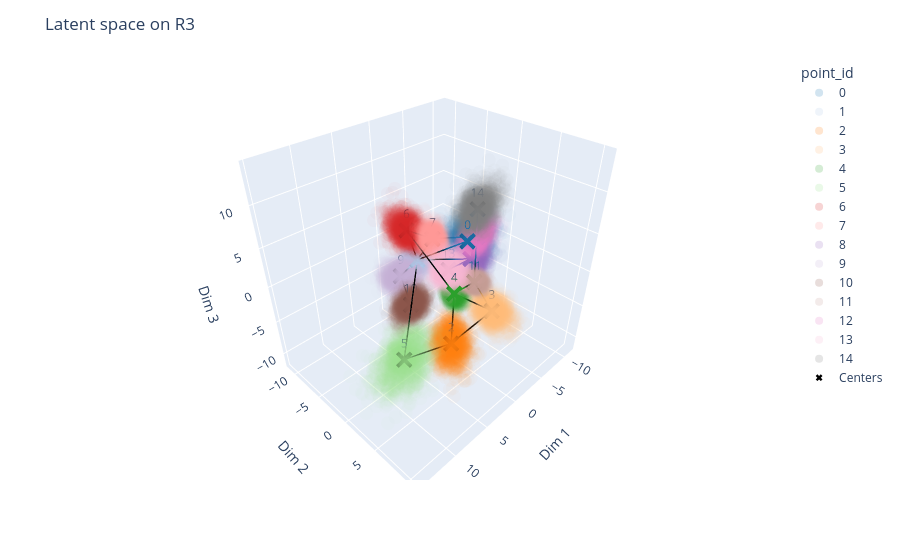
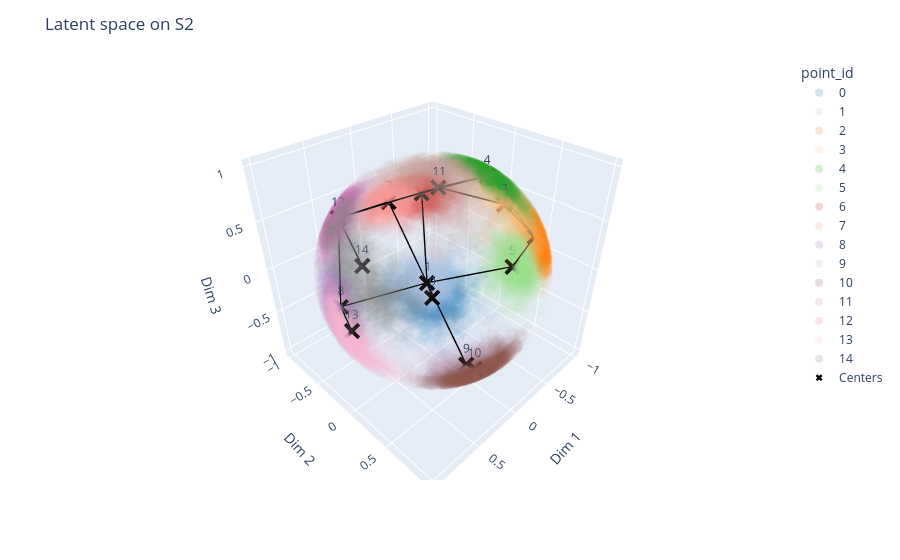

Source (notebook cell) for these figures, in order:
### Markdown cell above
# Visualization of latent spaces

### Code cell
plot_latent_space(resultsR2)
plot_latent_space(resultsR3)
plot_latent_space(resultsS1)
plot_latent_space(resultsS2)

### Figure 1 — Plotly figure (JSON) as saved in the notebook; plotly's stock layout.template omitted (floating-point values rounded to 4 significant figures; data arrays with more than 128 entries replaced by an {"elided": "..."} marker saying what was removed)
{"data": [{"customdata": {"elided": "1500x2 mixed values"}, "hovertemplate": "point_id=%{customdata[0]}<br>x=%{x}<br>y=%{y}<br>z=%{z}<br>sample_id=%{customdata[1]}<extra></extra>", "legendgroup": "0", "marker": {"color": "#1f77b4", "opacity": 0.025, "symbol": "circle"}, "mode": "markers", "name": "0", "scene": "scene", "showlegend": true, "type": "scatter3d", "x": {"elided": "1500 float values"}, "y": {"elided": "1500 float values"}, "z": {"elided": "1500 float values"}}, {"customdata": {"elided": "1500x2 mixed values"}, "hovertemplate": "point_id=%{customdata[0]}<br>x=%{x}<br>y=%{y}<br>z=%{z}<br>sample_id=%{customdata[1]}<extra></extra>", "legendgroup": "1", "marker": {"color": "#aec7e8", "opacity": 0.025, "symbol": "circle"}, "mode": "markers", "name": "1", "scene": "scene", "showlegend": true, "type": "scatter3d", "x": {"elided": "1500 float values"}, "y": {"elided": "1500 float values"}, "z": {"elided": "1500 float values"}}, {"customdata": {"elided": "1500x2 mixed values"}, "hovertemplate": "point_id=%{customdata[0]}<br>x=%{x}<br>y=%{y}<br>z=%{z}<br>sample_id=%{customdata[1]}<extra></extra>", "legendgroup": "2", "marker": {"color": "#ff7f0e", "opacity": 0.025, "symbol": "circle"}, "mode": "markers", "name": "2", "scene": "scene", "showlegend": true, "type": "scatter3d", "x": {"elided": "1500 float values"}, "y": {"elided": "1500 float values"}, "z": {"elided": "1500 float values"}}, {"customdata": {"elided": "1500x2 mixed values"}, "hovertemplate": "point_id=%{customdata[0]}<br>x=%{x}<br>y=%{y}<br>z=%{z}<br>sample_id=%{customdata[1]}<extra></extra>", "legendgroup": "3", "marker": {"color": "#ffbb78", "opacity": 0.025, "symbol": "circle"}, "mode": "markers", "name": "3", "scene": "scene", "showlegend": true, "type": "scatter3d", "x": {"elided": "1500 float values"}, "y": {"elided": "1500 float values"}, "z": {"elided": "1500 float values"}}, {"customdata": {"elided": "1500x2 mixed values"}, "hovertemplate": "point_id=%{customdata[0]}<br>x=%{x}<br>y=%{y}<br>z=%{z}<br>sample_id=%{customdata[1]}<extra></extra>", "legendgroup": "4", "marker": {"color": "#2ca02c", "opacity": 0.025, "symbol": "circle"}, "mode": "markers", "name": "4", "scene": "scene", "showlegend": true, "type": "scatter3d", "x": {"elided": "1500 float values"}, "y": {"elided": "1500 float values"}, "z": {"elided": "1500 float values"}}, {"customdata": {"elided": "1500x2 mixed values"}, "hovertemplate": "point_id=%{customdata[0]}<br>x=%{x}<br>y=%{y}<br>z=%{z}<br>sample_id=%{customdata[1]}<extra></extra>", "legendgroup": "5", "marker": {"color": "#98df8a", "opacity": 0.025, "symbol": "circle"}, "mode": "markers", "name": "5", "scene": "scene", "showlegend": true, "type": "scatter3d", "x": {"elided": "1500 float values"}, "y": {"elided": "1500 float values"}, "z": {"elided": "1500 float values"}}, {"customdata": {"elided": "1500x2 mixed values"}, "hovertemplate": "point_id=%{customdata[0]}<br>x=%{x}<br>y=%{y}<br>z=%{z}<br>sample_id=%{customdata[1]}<extra></extra>", "legendgroup": "6", "marker": {"color": "#d62728", "opacity": 0.025, "symbol": "circle"}, "mode": "markers", "name": "6", "scene": "scene", "showlegend": true, "type": "scatter3d", "x": {"elided": "1500 float values"}, "y": {"elided": "1500 float values"}, "z": {"elided": "1500 float values"}}, {"customdata": {"elided": "1500x2 mixed values"}, "hovertemplate": "point_id=%{customdata[0]}<br>x=%{x}<br>y=%{y}<br>z=%{z}<br>sample_id=%{customdata[1]}<extra></extra>", "legendgroup": "7", "marker": {"color": "#ff9896", "opacity": 0.025, "symbol": "circle"}, "mode": "markers", "name": "7", "scene": "scene", "showlegend": true, "type": "scatter3d", "x": {"elided": "1500 float values"}, "y": {"elided": "1500 float values"}, "z": {"elided": "1500 float values"}}, {"customdata": {"elided": "1500x2 mixed values"}, "hovertemplate": "point_id=%{customdata[0]}<br>x=%{x}<br>y=%{y}<br>z=%{z}<br>sample_id=%{customdata[1]}<extra></extra>", "legendgroup": "8", "marker": {"color": "#9467bd", "opacity": 0.025, "symbol": "circle"}, "mode": "markers", "name": "8", "scene": "scene", "showlegend": true, "type": "scatter3d", "x": {"elided": "1500 float values"}, "y": {"elided": "1500 float values"}, "z": {"elided": "1500 float values"}}, {"customdata": {"elided": "1500x2 mixed values"}, "hovertemplate": "point_id=%{customdata[0]}<br>x=%{x}<br>y=%{y}<br>z=%{z}<br>sample_id=%{customdata[1]}<extra></extra>", "legendgroup": "9", "marker": {"color": "#c5b0d5", "opacity": 0.025, "symbol": "circle"}, "mode": "markers", "name": "9", "scene": "scene", "showlegend": true, "type": "scatter3d", "x": {"elided": "1500 float values"}, "y": {"elided": "1500 float values"}, "z": {"elided": "1500 float values"}}, {"customdata": {"elided": "1500x2 mixed values"}, "hovertemplate": "point_id=%{customdata[0]}<br>x=%{x}<br>y=%{y}<br>z=%{z}<br>sample_id=%{customdata[1]}<extra></extra>", "legendgroup": "10", "marker": {"color": "#8c564b", "opacity": 0.025, "symbol": "circle"}, "mode": "markers", "name": "10", "scene": "scene", "showlegend": true, "type": "scatter3d", "x": {"elided": "1500 float values"}, "y": {"elided": "1500 float values"}, "z": {"elided": "1500 float values"}}, {"customdata": {"elided": "1500x2 mixed values"}, "hovertemplate": "point_id=%{customdata[0]}<br>x=%{x}<br>y=%{y}<br>z=%{z}<br>sample_id=%{customdata[1]}<extra></extra>", "legendgroup": "11", "marker": {"color": "#c49c94", "opacity": 0.025, "symbol": "circle"}, "mode": "markers", "name": "11", "scene": "scene", "showlegend": true, "type": "scatter3d", "x": {"elided": "1500 float values"}, "y": {"elided": "1500 float values"}, "z": {"elided": "1500 float values"}}, {"customdata": {"elided": "1500x2 mixed values"}, "hovertemplate": "point_id=%{customdata[0]}<br>x=%{x}<br>y=%{y}<br>z=%{z}<br>sample_id=%{customdata[1]}<extra></extra>", "legendgroup": "12", "marker": {"color": "#e377c2", "opacity": 0.025, "symbol": "circle"}, "mode": "markers", "name": "12", "scene": "scene", "showlegend": true, "type": "scatter3d", "x": {"elided": "1500 float values"}, "y": {"elided": "1500 float values"}, "z": {"elided": "1500 float values"}}, {"customdata": {"elided": "1500x2 mixed values"}, "hovertemplate": "point_id=%{customdata[0]}<br>x=%{x}<br>y=%{y}<br>z=%{z}<br>sample_id=%{customdata[1]}<extra></extra>", "legendgroup": "13", "marker": {"color": "#f7b6d2", "opacity": 0.025, "symbol": "circle"}, "mode": "markers", "name": "13", "scene": "scene", "showlegend": true, "type": "scatter3d", "x": {"elided": "1500 float values"}, "y": {"elided": "1500 float values"}, "z": {"elided": "1500 float values"}}, {"customdata": {"elided": "1500x2 mixed values"}, "hovertemplate": "point_id=%{customdata[0]}<br>x=%{x}<br>y=%{y}<br>z=%{z}<br>sample_id=%{customdata[1]}<extra></extra>", "legendgroup": "14", "marker": {"color": "#7f7f7f", "opacity": 0.025, "symbol": "circle"}, "mode": "markers", "name": "14", "scene": "scene", "showlegend": true, "type": "scatter3d", "x": {"elided": "1500 float values"}, "y": {"elided": "1500 float values"}, "z": {"elided": "1500 float values"}}, {"marker": {"color": "black", "size": 6, "symbol": "x"}, "mode": "markers+text", "name": "Centers", "text": ["0", "1", "2", "3", "4", "5", "6", "7", "8", "9", "10", "11", "12", "13", "14"], "textposition": "top center", "type": "scatter3d", "x": [2.192, 0.5701, 4.389, -0.03124, 1.933, 8.645, 2.101, 0.89, -6.561, 0.5817, 2.095, -1.36, -4.177, -6.33, -4.937], "y": [4.939, -3.913, 5.2, 6.887, 3.207, 2.371, -3.941, -1.138, -1.861, -7.003, -3.611, 3.182, 0.8562, -5.321, 0.146], "z": [7.529, 0.3347, -4.244, -1.35, 0.04128, -5.637, 4.97, 4.575, -1.956, -3.562, -5.311, -0.1483, 3.516, -5.209, 6.452]}, {"hoverinfo": "skip", "line": {"color": "black", "width": 3}, "mode": "lines", "showlegend": false, "type": "scatter3d", "x": [2.192, 0.5701], "y": [4.939, -3.913], "z": [7.529, 0.3347]}, {"hoverinfo": "skip", "line": {"color": "black", "width": 3}, "mode": "lines", "showlegend": false, "type": "scatter3d", "x": [0.5701, 8.645], "y": [-3.913, 2.371], "z": [0.3347, -5.637]}, {"hoverinfo": "skip", "line": {"color": "black", "width": 3}, "mode": "lines", "showlegend": false, "type": "scatter3d", "x": [0.5701, 2.101], "y": [-3.913, -3.941], "z": [0.3347, 4.97]}, {"hoverinfo": "skip", "line": {"color": "black", "width": 3}, "mode": "lines", "showlegend": false, "type": "scatter3d", "x": [0.5701, 0.89], "y": [-3.913, -1.138], "z": [0.3347, 4.575]}, {"hoverinfo": "skip", "line": {"color": "black", "width": 3}, "mode": "lines", "showlegend": false, "type": "scatter3d", "x": [0.5701, -6.561], "y": [-3.913, -1.861], "z": [0.3347, -1.956]}, {"hoverinfo": "skip", "line": {"color": "black", "width": 3}, "mode": "lines", "showlegend": false, "type": "scatter3d", "x": [0.5701, 0.5817], "y": [-3.913, -7.003], "z": [0.3347, -3.562]}, {"hoverinfo": "skip", "line": {"color": "black", "width": 3}, "mode": "lines", "showlegend": false, "type": "scatter3d", "x": [4.389, -0.03124], "y": [5.2, 6.887], "z": [-4.244, -1.35]}, {"hoverinfo": "skip", "line": {"color": "black", "width": 3}, "mode": "lines", "showlegend": false, "type": "scatter3d", "x": [4.389, 1.933], "y": [5.2, 3.207], "z": [-4.244, 0.04128]}, {"hoverinfo": "skip", "line": {"color": "black", "width": 3}, "mode": "lines", "showlegend": false, "type": "scatter3d", "x": [4.389, 8.645], "y": [5.2, 2.371], "z": [-4.244, -5.637]}, {"hoverinfo": "skip", "line": {"color": "black", "width": 3}, "mode": "lines", "showlegend": false, "type": "scatter3d", "x": [-0.03124, 1.933], "y": [6.887, 3.207], "z": [-1.35, 0.04128]}, {"hoverinfo": "skip", "line": {"color": "black", "width": 3}, "mode": "lines", "showlegend": false, "type": "scatter3d", "x": [-0.03124, -1.36], "y": [6.887, 3.182], "z": [-1.35, -0.1483]}, {"hoverinfo": "skip", "line": {"color": "black", "width": 3}, "mode": "lines", "showlegend": false, "type": "scatter3d", "x": [1.933, 2.101], "y": [3.207, -3.941], "z": [0.04128, 4.97]}, {"hoverinfo": "skip", "line": {"color": "black", "width": 3}, "mode": "lines", "showlegend": false, "type": "scatter3d", "x": [1.933, -1.36], "y": [3.207, 3.182], "z": [0.04128, -0.1483]}, {"hoverinfo": "skip", "line": {"color": "black", "width": 3}, "mode": "lines", "showlegend": false, "type": "scatter3d", "x": [2.101, 0.89], "y": [-3.941, -1.138], "z": [4.97, 4.575]}, {"hoverinfo": "skip", "line": {"color": "black", "width": 3}, "mode": "lines", "showlegend": false, "type": "scatter3d", "x": [0.89, -4.177], "y": [-1.138, 0.8562], "z": [4.575, 3.516]}, {"hoverinfo": "skip", "line": {"color": "black", "width": 3}, "mode": "lines", "showlegend": false, "type": "scatter3d", "x": [-6.561, -4.177], "y": [-1.861, 0.8562], "z": [-1.956, 3.516]}, {"hoverinfo": "skip", "line": {"color": "black", "width": 3}, "mode": "lines", "showlegend": false, "type": "scatter3d", "x": [-6.561, -6.33], "y": [-1.861, -5.321], "z": [-1.956, -5.209]}, {"hoverinfo": "skip", "line": {"color": "black", "width": 3}, "mode": "lines", "showlegend": false, "type": "scatter3d", "x": [0.5817, 2.095], "y": [-7.003, -3.611], "z": [-3.562, -5.311]}, {"hoverinfo": "skip", "line": {"color": "black", "width": 3}, "mode": "lines", "showlegend": false, "type": "scatter3d", "x": [-1.36, -4.177], "y": [3.182, 0.8562], "z": [-0.1483, 3.516]}, {"hoverinfo": "skip", "line": {"color": "black", "width": 3}, "mode": "lines", "showlegend": false, "type": "scatter3d", "x": [-4.177, -4.937], "y": [0.8562, 0.146], "z": [3.516, 6.452]}], "layout": {"legend": {"title": {"text": "point_id"}, "tracegroupgap": 0}, "margin": {"t": 60}, "scene": {"domain": {"x": [0, 1], "y": [0, 1]}, "xaxis": {"title": {"text": "Dim 1"}}, "yaxis": {"title": {"text": "Dim 2"}}, "zaxis": {"title": {"text": "Dim 3"}}}, "title": {"text": "Latent space on R3"}}}

### Figure 2 — Plotly figure (JSON) as saved in the notebook; plotly's stock layout.template omitted (floating-point values rounded to 4 significant figures; data arrays with more than 128 entries replaced by an {"elided": "..."} marker saying what was removed)
{"data": [{"customdata": {"elided": "1500x2 mixed values"}, "hovertemplate": "point_id=%{customdata[0]}<br>x=%{x}<br>y=%{y}<br>z=%{z}<br>sample_id=%{customdata[1]}<extra></extra>", "legendgroup": "0", "marker": {"color": "#1f77b4", "opacity": 0.025, "symbol": "circle"}, "mode": "markers", "name": "0", "scene": "scene", "showlegend": true, "type": "scatter3d", "x": {"elided": "1500 float values"}, "y": {"elided": "1500 float values"}, "z": {"elided": "1500 float values"}}, {"customdata": {"elided": "1500x2 mixed values"}, "hovertemplate": "point_id=%{customdata[0]}<br>x=%{x}<br>y=%{y}<br>z=%{z}<br>sample_id=%{customdata[1]}<extra></extra>", "legendgroup": "1", "marker": {"color": "#aec7e8", "opacity": 0.025, "symbol": "circle"}, "mode": "markers", "name": "1", "scene": "scene", "showlegend": true, "type": "scatter3d", "x": {"elided": "1500 float values"}, "y": {"elided": "1500 float values"}, "z": {"elided": "1500 float values"}}, {"customdata": {"elided": "1500x2 mixed values"}, "hovertemplate": "point_id=%{customdata[0]}<br>x=%{x}<br>y=%{y}<br>z=%{z}<br>sample_id=%{customdata[1]}<extra></extra>", "legendgroup": "2", "marker": {"color": "#ff7f0e", "opacity": 0.025, "symbol": "circle"}, "mode": "markers", "name": "2", "scene": "scene", "showlegend": true, "type": "scatter3d", "x": {"elided": "1500 float values"}, "y": {"elided": "1500 float values"}, "z": {"elided": "1500 float values"}}, {"customdata": {"elided": "1500x2 mixed values"}, "hovertemplate": "point_id=%{customdata[0]}<br>x=%{x}<br>y=%{y}<br>z=%{z}<br>sample_id=%{customdata[1]}<extra></extra>", "legendgroup": "3", "marker": {"color": "#ffbb78", "opacity": 0.025, "symbol": "circle"}, "mode": "markers", "name": "3", "scene": "scene", "showlegend": true, "type": "scatter3d", "x": {"elided": "1500 float values"}, "y": {"elided": "1500 float values"}, "z": {"elided": "1500 float values"}}, {"customdata": {"elided": "1500x2 mixed values"}, "hovertemplate": "point_id=%{customdata[0]}<br>x=%{x}<br>y=%{y}<br>z=%{z}<br>sample_id=%{customdata[1]}<extra></extra>", "legendgroup": "4", "marker": {"color": "#2ca02c", "opacity": 0.025, "symbol": "circle"}, "mode": "markers", "name": "4", "scene": "scene", "showlegend": true, "type": "scatter3d", "x": {"elided": "1500 float values"}, "y": {"elided": "1500 float values"}, "z": {"elided": "1500 float values"}}, {"customdata": {"elided": "1500x2 mixed values"}, "hovertemplate": "point_id=%{customdata[0]}<br>x=%{x}<br>y=%{y}<br>z=%{z}<br>sample_id=%{customdata[1]}<extra></extra>", "legendgroup": "5", "marker": {"color": "#98df8a", "opacity": 0.025, "symbol": "circle"}, "mode": "markers", "name": "5", "scene": "scene", "showlegend": true, "type": "scatter3d", "x": {"elided": "1500 float values"}, "y": {"elided": "1500 float values"}, "z": {"elided": "1500 float values"}}, {"customdata": {"elided": "1500x2 mixed values"}, "hovertemplate": "point_id=%{customdata[0]}<br>x=%{x}<br>y=%{y}<br>z=%{z}<br>sample_id=%{customdata[1]}<extra></extra>", "legendgroup": "6", "marker": {"color": "#d62728", "opacity": 0.025, "symbol": "circle"}, "mode": "markers", "name": "6", "scene": "scene", "showlegend": true, "type": "scatter3d", "x": {"elided": "1500 float values"}, "y": {"elided": "1500 float values"}, "z": {"elided": "1500 float values"}}, {"customdata": {"elided": "1500x2 mixed values"}, "hovertemplate": "point_id=%{customdata[0]}<br>x=%{x}<br>y=%{y}<br>z=%{z}<br>sample_id=%{customdata[1]}<extra></extra>", "legendgroup": "7", "marker": {"color": "#ff9896", "opacity": 0.025, "symbol": "circle"}, "mode": "markers", "name": "7", "scene": "scene", "showlegend": true, "type": "scatter3d", "x": {"elided": "1500 float values"}, "y": {"elided": "1500 float values"}, "z": {"elided": "1500 float values"}}, {"customdata": {"elided": "1500x2 mixed values"}, "hovertemplate": "point_id=%{customdata[0]}<br>x=%{x}<br>y=%{y}<br>z=%{z}<br>sample_id=%{customdata[1]}<extra></extra>", "legendgroup": "8", "marker": {"color": "#9467bd", "opacity": 0.025, "symbol": "circle"}, "mode": "markers", "name": "8", "scene": "scene", "showlegend": true, "type": "scatter3d", "x": {"elided": "1500 float values"}, "y": {"elided": "1500 float values"}, "z": {"elided": "1500 float values"}}, {"customdata": {"elided": "1500x2 mixed values"}, "hovertemplate": "point_id=%{customdata[0]}<br>x=%{x}<br>y=%{y}<br>z=%{z}<br>sample_id=%{customdata[1]}<extra></extra>", "legendgroup": "9", "marker": {"color": "#c5b0d5", "opacity": 0.025, "symbol": "circle"}, "mode": "markers", "name": "9", "scene": "scene", "showlegend": true, "type": "scatter3d", "x": {"elided": "1500 float values"}, "y": {"elided": "1500 float values"}, "z": {"elided": "1500 float values"}}, {"customdata": {"elided": "1500x2 mixed values"}, "hovertemplate": "point_id=%{customdata[0]}<br>x=%{x}<br>y=%{y}<br>z=%{z}<br>sample_id=%{customdata[1]}<extra></extra>", "legendgroup": "10", "marker": {"color": "#8c564b", "opacity": 0.025, "symbol": "circle"}, "mode": "markers", "name": "10", "scene": "scene", "showlegend": true, "type": "scatter3d", "x": {"elided": "1500 float values"}, "y": {"elided": "1500 float values"}, "z": {"elided": "1500 float values"}}, {"customdata": {"elided": "1500x2 mixed values"}, "hovertemplate": "point_id=%{customdata[0]}<br>x=%{x}<br>y=%{y}<br>z=%{z}<br>sample_id=%{customdata[1]}<extra></extra>", "legendgroup": "11", "marker": {"color": "#c49c94", "opacity": 0.025, "symbol": "circle"}, "mode": "markers", "name": "11", "scene": "scene", "showlegend": true, "type": "scatter3d", "x": {"elided": "1500 float values"}, "y": {"elided": "1500 float values"}, "z": {"elided": "1500 float values"}}, {"customdata": {"elided": "1500x2 mixed values"}, "hovertemplate": "point_id=%{customdata[0]}<br>x=%{x}<br>y=%{y}<br>z=%{z}<br>sample_id=%{customdata[1]}<extra></extra>", "legendgroup": "12", "marker": {"color": "#e377c2", "opacity": 0.025, "symbol": "circle"}, "mode": "markers", "name": "12", "scene": "scene", "showlegend": true, "type": "scatter3d", "x": {"elided": "1500 float values"}, "y": {"elided": "1500 float values"}, "z": {"elided": "1500 float values"}}, {"customdata": {"elided": "1500x2 mixed values"}, "hovertemplate": "point_id=%{customdata[0]}<br>x=%{x}<br>y=%{y}<br>z=%{z}<br>sample_id=%{customdata[1]}<extra></extra>", "legendgroup": "13", "marker": {"color": "#f7b6d2", "opacity": 0.025, "symbol": "circle"}, "mode": "markers", "name": "13", "scene": "scene", "showlegend": true, "type": "scatter3d", "x": {"elided": "1500 float values"}, "y": {"elided": "1500 float values"}, "z": {"elided": "1500 float values"}}, {"customdata": {"elided": "1500x2 mixed values"}, "hovertemplate": "point_id=%{customdata[0]}<br>x=%{x}<br>y=%{y}<br>z=%{z}<br>sample_id=%{customdata[1]}<extra></extra>", "legendgroup": "14", "marker": {"color": "#7f7f7f", "opacity": 0.025, "symbol": "circle"}, "mode": "markers", "name": "14", "scene": "scene", "showlegend": true, "type": "scatter3d", "x": {"elided": "1500 float values"}, "y": {"elided": "1500 float values"}, "z": {"elided": "1500 float values"}}, {"marker": {"color": "black", "size": 6, "symbol": "x"}, "mode": "markers+text", "name": "Centers", "text": ["0", "1", "2", "3", "4", "5", "6", "7", "8", "9", "10", "11", "12", "13", "14"], "textposition": "top center", "type": "scatter3d", "x": [-0.3931, -0.4559, -0.744, -0.2894, -0.4914, -0.8914, -0.57, -0.2705, 0.6313, 0.04708, 0.2412, 0.1089, 0.604, 0.7316, 0.7936], "y": [-0.4025, -0.5444, 0.5488, 0.5118, 0.1606, 0.249, -0.7289, -0.9012, -0.6043, 0.4912, 0.7474, 0.169, -0.5024, -0.3103, 0.03548], "z": [-0.7628, -0.6702, 0.2725, 0.7521, 0.8171, -0.2769, 0.3113, 0.2597, -0.4126, -0.8138, -0.54, 0.9191, 0.5795, -0.4659, 0.4558]}, {"hoverinfo": "skip", "line": {"color": "black", "width": 3}, "mode": "lines", "showlegend": false, "type": "scatter3d", "x": [-0.3931, -0.4559], "y": [-0.4025, -0.5444], "z": [-0.7628, -0.6702]}, {"hoverinfo": "skip", "line": {"color": "black", "width": 3}, "mode": "lines", "showlegend": false, "type": "scatter3d", "x": [-0.4559, -0.8914], "y": [-0.5444, 0.249], "z": [-0.6702, -0.2769]}, {"hoverinfo": "skip", "line": {"color": "black", "width": 3}, "mode": "lines", "showlegend": false, "type": "scatter3d", "x": [-0.4559, -0.57], "y": [-0.5444, -0.7289], "z": [-0.6702, 0.3113]}, {"hoverinfo": "skip", "line": {"color": "black", "width": 3}, "mode": "lines", "showlegend": false, "type": "scatter3d", "x": [-0.4559, -0.2705], "y": [-0.5444, -0.9012], "z": [-0.6702, 0.2597]}, {"hoverinfo": "skip", "line": {"color": "black", "width": 3}, "mode": "lines", "showlegend": false, "type": "scatter3d", "x": [-0.4559, 0.6313], "y": [-0.5444, -0.6043], "z": [-0.6702, -0.4126]}, {"hoverinfo": "skip", "line": {"color": "black", "width": 3}, "mode": "lines", "showlegend": false, "type": "scatter3d", "x": [-0.4559, 0.04708], "y": [-0.5444, 0.4912], "z": [-0.6702, -0.8138]}, {"hoverinfo": "skip", "line": {"color": "black", "width": 3}, "mode": "lines", "showlegend": false, "type": "scatter3d", "x": [-0.744, -0.2894], "y": [0.5488, 0.5118], "z": [0.2725, 0.7521]}, {"hoverinfo": "skip", "line": {"color": "black", "width": 3}, "mode": "lines", "showlegend": false, "type": "scatter3d", "x": [-0.744, -0.4914], "y": [0.5488, 0.1606], "z": [0.2725, 0.8171]}, {"hoverinfo": "skip", "line": {"color": "black", "width": 3}, "mode": "lines", "showlegend": false, "type": "scatter3d", "x": [-0.744, -0.8914], "y": [0.5488, 0.249], "z": [0.2725, -0.2769]}, {"hoverinfo": "skip", "line": {"color": "black", "width": 3}, "mode": "lines", "showlegend": false, "type": "scatter3d", "x": [-0.2894, -0.4914], "y": [0.5118, 0.1606], "z": [0.7521, 0.8171]}, {"hoverinfo": "skip", "line": {"color": "black", "width": 3}, "mode": "lines", "showlegend": false, "type": "scatter3d", "x": [-0.2894, 0.1089], "y": [0.5118, 0.169], "z": [0.7521, 0.9191]}, {"hoverinfo": "skip", "line": {"color": "black", "width": 3}, "mode": "lines", "showlegend": false, "type": "scatter3d", "x": [-0.4914, -0.57], "y": [0.1606, -0.7289], "z": [0.8171, 0.3113]}, {"hoverinfo": "skip", "line": {"color": "black", "width": 3}, "mode": "lines", "showlegend": false, "type": "scatter3d", "x": [-0.4914, 0.1089], "y": [0.1606, 0.169], "z": [0.8171, 0.9191]}, {"hoverinfo": "skip", "line": {"color": "black", "width": 3}, "mode": "lines", "showlegend": false, "type": "scatter3d", "x": [-0.57, -0.2705], "y": [-0.7289, -0.9012], "z": [0.3113, 0.2597]}, {"hoverinfo": "skip", "line": {"color": "black", "width": 3}, "mode": "lines", "showlegend": false, "type": "scatter3d", "x": [-0.2705, 0.604], "y": [-0.9012, -0.5024], "z": [0.2597, 0.5795]}, {"hoverinfo": "skip", "line": {"color": "black", "width": 3}, "mode": "lines", "showlegend": false, "type": "scatter3d", "x": [0.6313, 0.604], "y": [-0.6043, -0.5024], "z": [-0.4126, 0.5795]}, {"hoverinfo": "skip", "line": {"color": "black", "width": 3}, "mode": "lines", "showlegend": false, "type": "scatter3d", "x": [0.6313, 0.7316], "y": [-0.6043, -0.3103], "z": [-0.4126, -0.4659]}, {"hoverinfo": "skip", "line": {"color": "black", "width": 3}, "mode": "lines", "showlegend": false, "type": "scatter3d", "x": [0.04708, 0.2412], "y": [0.4912, 0.7474], "z": [-0.8138, -0.54]}, {"hoverinfo": "skip", "line": {"color": "black", "width": 3}, "mode": "lines", "showlegend": false, "type": "scatter3d", "x": [0.1089, 0.604], "y": [0.169, -0.5024], "z": [0.9191, 0.5795]}, {"hoverinfo": "skip", "line": {"color": "black", "width": 3}, "mode": "lines", "showlegend": false, "type": "scatter3d", "x": [0.604, 0.7936], "y": [-0.5024, 0.03548], "z": [0.5795, 0.4558]}], "layout": {"legend": {"title": {"text": "point_id"}, "tracegroupgap": 0}, "margin": {"t": 60}, "scene": {"domain": {"x": [0, 1], "y": [0, 1]}, "xaxis": {"title": {"text": "Dim 1"}}, "yaxis": {"title": {"text": "Dim 2"}}, "zaxis": {"title": {"text": "Dim 3"}}}, "title": {"text": "Latent space on S2"}}}
